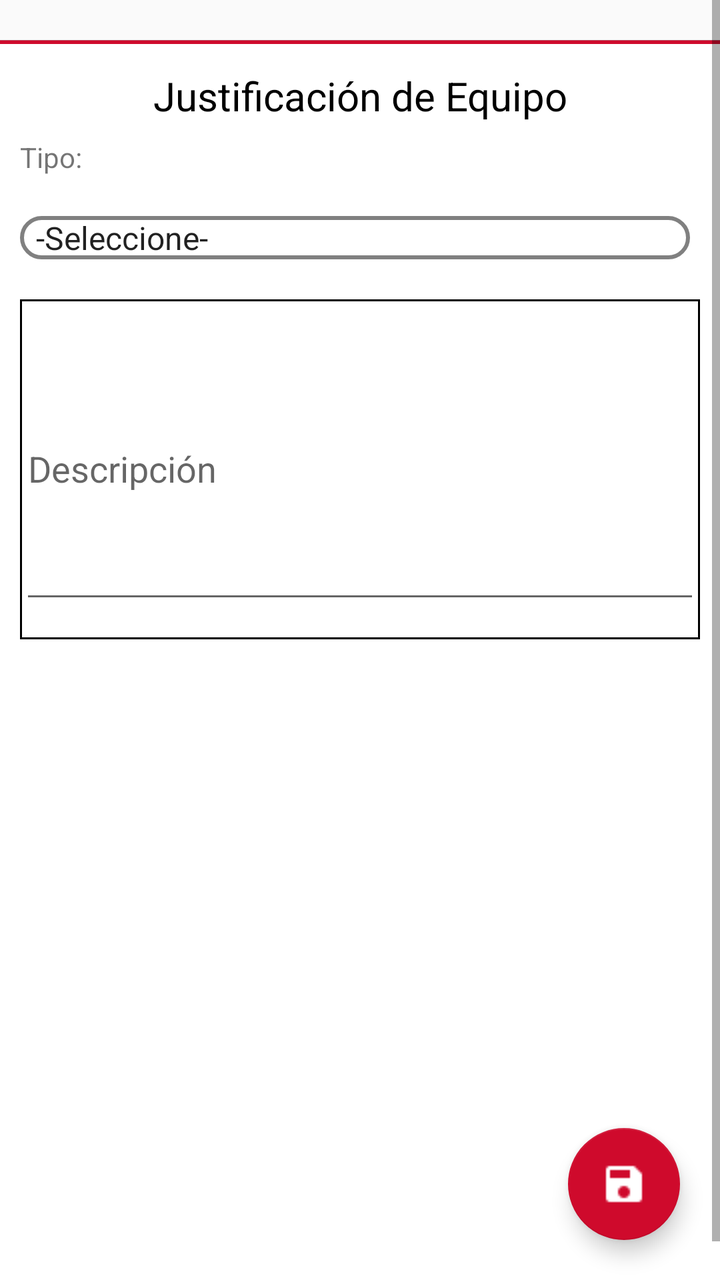
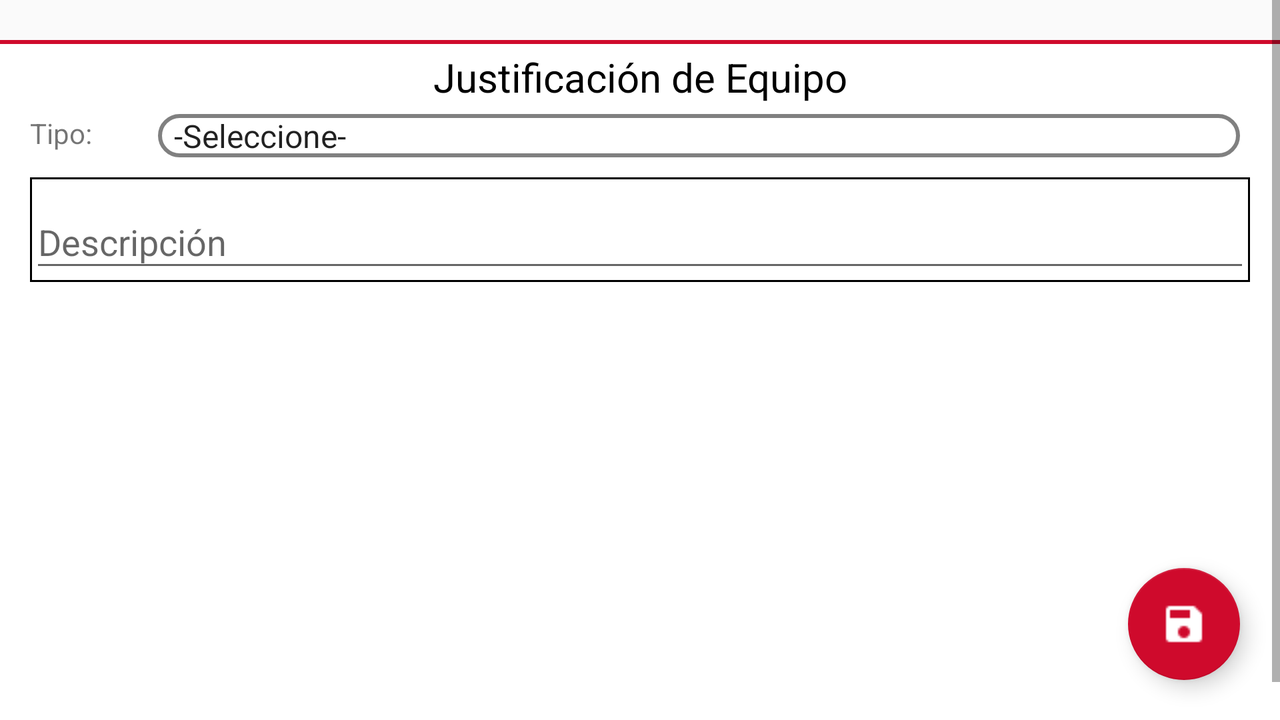

An Android layout and its configuration variant, each rendered on a device that would load it. The default file and the variant file are quoted in full after the pictures.
<!-- AndroidManifest.xml: application theme AppTheme -->
<!-- res/layout/activity_ca_justific.xml -->
<?xml version="1.0" encoding="utf-8"?>
<layout xmlns:android="http://schemas.android.com/apk/res/android"
    xmlns:app="http://schemas.android.com/apk/res-auto"
    android:id="@+id/container_excuse"
    xmlns:tools="http://schemas.android.com/tools">

<android.support.design.widget.CoordinatorLayout
    android:layout_width="match_parent"
    android:layout_height="match_parent">

    <ScrollView
        android:layout_width="match_parent"
        android:layout_height="match_parent"
        android:fillViewport = "true">

        <android.support.design.widget.CoordinatorLayout
            android:layout_width="match_parent"
            android:layout_height="wrap_content"
            android:layout_marginTop="20dp"
            android:background="@color/base_white">

                <View
                    android:layout_width="match_parent"
                    android:layout_height="2dp"
                    android:background="@color/colorPrimaryDark" />

                <TextView
                    android:id="@+id/textT12"
                    android:layout_width="match_parent"
                    android:layout_height="46dp"
                    android:layout_margin="5dp"
                    android:background="@color/base_white"
                    android:gravity="center"
                    android:text="@string/title_excuse"
                    android:textColor="@color/base_black"
                    android:textSize="@dimen/title2" />

                <View
                    android:layout_width="match_parent"
                    android:layout_height="0.3dp"
                    android:background="@color/light_gray_s" />

                <LinearLayout
                    android:layout_width="match_parent"
                    android:layout_height="match_parent"
                    android:layout_marginTop="2dp"
                    android:orientation="vertical">

                    <LinearLayout
                        android:layout_width="343dp"
                        android:layout_height="47dp"
                        android:layout_marginLeft="5dp"
                        android:weightSum="2">
                    </LinearLayout>

                        <TextView
                            android:id="@+id/spinnerEditTxt"
                            android:layout_width="64dp"
                            android:layout_height="wrap_content"
                            android:layout_marginLeft="10dp"
                            android:text="Tipo:" />

                    <android.support.design.widget.TextInputLayout
                        android:id="@+id/textLayoutSpinner"
                        android:layout_width="match_parent"
                        android:layout_height="wrap_content"
                        android:layout_marginLeft="10dp"
                        android:layout_marginRight="10dp"
                        android:layout_marginTop="20dp"
                        android:layout_gravity="center">
                        <Spinner
                            android:id="@+id/spinnerJustify"
                            android:layout_width="match_parent"
                            android:layout_height="wrap_content"
                            android:entries="@array/seleccione_array_sppiner"
                            android:layout_marginRight="5dp"
                            android:layout_weight="1"
                            android:background="@drawable/spinner_back"
                            android:spinnerMode="dropdown" />
                    </android.support.design.widget.TextInputLayout>

                    <LinearLayout
                        android:layout_width="match_parent"
                        android:layout_height="170dp"
                        android:layout_marginLeft="10dp"
                        android:layout_marginRight="10dp"
                        android:layout_marginTop="20dp"
                        android:background="@drawable/rectangle_dark_gray"
                        android:layout_gravity="center"
                        android:orientation="horizontal">

                        <android.support.design.widget.TextInputLayout
                            android:id="@+id/textLayoutObservacion"
                            android:layout_width="match_parent"
                            android:layout_height="wrap_content">

                            <android.support.design.widget.TextInputEditText
                                android:id="@+id/observationEditTxt"
                                android:layout_width="match_parent"
                                android:layout_height="146dp"
                                android:hint="@string/txt_description"
                                android:inputType="textMultiLine"
                                android:textColorHint="@color/base_red"
                                android:textColorLink="@color/base_red" />

                        </android.support.design.widget.TextInputLayout>
                    </LinearLayout>
                </LinearLayout>
        </android.support.design.widget.CoordinatorLayout>

    </ScrollView>

    <android.support.design.widget.FloatingActionButton
        android:id="@+id/fab"
        android:layout_width="wrap_content"
        android:layout_height="wrap_content"
        android:layout_gravity="bottom|end"
        android:src="@drawable/ic_save"
        android:layout_marginRight="20dp"
        android:layout_marginBottom="20dp"
        app:backgroundTint="?attr/colorPrimary"/>

    </android.support.design.widget.CoordinatorLayout>
</layout>
<!-- resources referenced by this layout -->
<resources>
  <string-array name="seleccione_array_sppiner">
          <item>-Seleccione-</item>
      </string-array>
  <color name="base_black">#000000</color>
  <color name="base_red">#cf0a2c</color>
  <color name="base_white">#ffffff</color>
  <color name="colorPrimaryDark">#cf0a2c</color>
  <color name="light_gray_s">#809c9c9c</color>
  <dimen name="title2">20sp</dimen>
  <!-- drawable ic_save: png bitmap (drawable, 487 bytes) -->
  <!-- drawable rectangle_dark_gray (drawable) -->
  <?xml version="1.0" encoding="utf-8"?>
  <shape
      xmlns:android="http://schemas.android.com/apk/res/android"
      android:shape="rectangle">
  
      <solid
          android:color="@color/base_white" >
      </solid>
  
      <stroke
          android:width="1dp"
          android:color="#000" >
      </stroke>
      
  
  
  </shape>
  <!-- drawable spinner_back (drawable) -->
  <?xml version="1.0" encoding="utf-8"?>
  <shape xmlns:android="http://schemas.android.com/apk/res/android"
      android:shape="rectangle">
  
      
      <solid android:color="@android:color/white" />
  
      
      <stroke
          android:width="2dp"
          android:color="@color/base_black_light_50" />
      <corners
          android:bottomLeftRadius="20dp"
          android:bottomRightRadius="20dp"
          android:topLeftRadius="20dp"
          android:topRightRadius="20dp" />
  
      
  
  </shape>
  <string name="title_excuse">Justificación de Equipo</string>
  <string name="txt_description">Descripción</string>
  <style name="AppTheme" parent="Theme.AppCompat.Light.NoActionBar">
          
          <item name="colorPrimary">@color/colorPrimary</item>
          <item name="colorPrimaryDark">@color/colorPrimaryDark</item>
          <item name="colorAccent">@color/colorAccent</item>
      </style>
  <color name="base_black_light_50">#808080</color>
  <color name="colorPrimary">#cf0a2c</color>
  <color name="colorAccent">#FF4081</color>
</resources>
<!-- res/layout-land/activity_ca_justific.xml (the repository's variant of the layout above) -->
<!-- drawn on the phone turned sideways -->
<?xml version="1.0" encoding="utf-8"?>
<layout xmlns:android="http://schemas.android.com/apk/res/android"
    xmlns:app="http://schemas.android.com/apk/res-auto"
    xmlns:tools="http://schemas.android.com/tools"
    android:id="@+id/container_excuse">

    <android.support.design.widget.CoordinatorLayout
        android:layout_width="match_parent"
        android:layout_height="match_parent">

        <ScrollView
            android:layout_width="match_parent"
            android:layout_height="match_parent"
            android:fillViewport="true">

            <android.support.design.widget.CoordinatorLayout
                android:layout_width="match_parent"
                android:layout_height="wrap_content"
                android:layout_marginTop="20dp"
                android:background="@color/base_white">

                    <View
                        android:layout_width="match_parent"
                        android:layout_height="2dp"
                        android:background="@color/colorPrimaryDark" />

                    <LinearLayout
                        android:layout_width="match_parent"
                        android:layout_height="match_parent"
                        android:orientation="vertical">


                            <TextView
                                android:id="@+id/textT12"
                                android:layout_width="match_parent"
                                android:layout_height="wrap_content"
                                android:layout_margin="5dp"
                                android:background="@color/base_white"
                                android:gravity="center"
                                android:text="@string/title_excuse"
                                android:textColor="@color/base_black"
                                android:textSize="@dimen/title2" />

                        <LinearLayout
                            android:layout_width="match_parent"
                            android:layout_height="wrap_content"
                            android:layout_marginLeft="15dp"
                            android:layout_marginRight="15dp"
                            android:layout_marginBottom="10dp"
                            android:orientation="horizontal">

                            <TextView
                                android:id="@+id/textView"
                                android:layout_width="64dp"
                                android:layout_height="wrap_content"
                                android:gravity="left"
                                android:text="Tipo:" />

                            <android.support.design.widget.TextInputLayout
                                android:id="@+id/textLayoutSpinner"
                                android:layout_width="match_parent"
                                android:layout_height="wrap_content">

                                <Spinner
                                    android:id="@+id/spinnerJustify"
                                    android:layout_width="match_parent"
                                    android:layout_height="wrap_content"
                                    android:layout_marginRight="5dp"
                                    android:layout_weight="1"
                                    android:background="@drawable/spinner_back"
                                    android:entries="@array/seleccione_array_sppiner"
                                    android:spinnerMode="dropdown" />
                            </android.support.design.widget.TextInputLayout>

                        </LinearLayout>
                        <LinearLayout
                            android:layout_width="match_parent"
                            android:layout_height="wrap_content"
                            android:layout_marginLeft="15dp"
                            android:layout_marginRight="15dp"
                            android:background="@drawable/rectangle_dark_gray"
                            android:orientation="horizontal">

                            <android.support.design.widget.TextInputLayout
                                android:id="@+id/textLayoutObservacion"
                                android:layout_width="match_parent"
                                android:layout_height="wrap_content">

                                <android.support.design.widget.TextInputEditText
                                    android:id="@+id/observationEditTxt"
                                    android:layout_width="match_parent"
                                    android:layout_height="match_parent"
                                    android:layout_marginTop="10dp"
                                    android:hint="@string/txt_description"
                                    android:inputType="textMultiLine"
                                    android:textColorHint="@color/base_red"
                                    android:textColorLink="@color/base_red" />

                            </android.support.design.widget.TextInputLayout>

                        </LinearLayout>

                    </LinearLayout>

            </android.support.design.widget.CoordinatorLayout>

        </ScrollView>

        <android.support.design.widget.FloatingActionButton
            android:id="@+id/fab"
            android:layout_width="wrap_content"
            android:layout_height="wrap_content"
            android:layout_gravity="bottom|end"
            android:layout_marginRight="20dp"
            android:layout_marginBottom="20dp"
            android:src="@drawable/ic_save"
            app:backgroundTint="?attr/colorPrimary" />

    </android.support.design.widget.CoordinatorLayout>
</layout>
<!-- resources referenced by the variant -->
<!-- as the phone turned sideways resolves them -->
<resources>
  <string-array name="seleccione_array_sppiner">
          <item>-Seleccione-</item>
      </string-array>
  <color name="base_black">#000000</color>
  <color name="base_red">#cf0a2c</color>
  <color name="base_white">#ffffff</color>
  <color name="colorPrimaryDark">#cf0a2c</color>
  <dimen name="title2">20sp</dimen>
  <!-- drawable ic_save: png bitmap (drawable, 487 bytes) -->
  <!-- drawable rectangle_dark_gray (drawable) -->
  <?xml version="1.0" encoding="utf-8"?>
  <shape
      xmlns:android="http://schemas.android.com/apk/res/android"
      android:shape="rectangle">
  
      <solid
          android:color="@color/base_white" >
      </solid>
  
      <stroke
          android:width="1dp"
          android:color="#000" >
      </stroke>
      
  
  
  </shape>
  <!-- drawable spinner_back (drawable) -->
  <?xml version="1.0" encoding="utf-8"?>
  <shape xmlns:android="http://schemas.android.com/apk/res/android"
      android:shape="rectangle">
  
      
      <solid android:color="@android:color/white" />
  
      
      <stroke
          android:width="2dp"
          android:color="@color/base_black_light_50" />
      <corners
          android:bottomLeftRadius="20dp"
          android:bottomRightRadius="20dp"
          android:topLeftRadius="20dp"
          android:topRightRadius="20dp" />
  
      
  
  </shape>
  <string name="title_excuse">Justificación de Equipo</string>
  <string name="txt_description">Descripción</string>
  <style name="AppTheme" parent="Theme.AppCompat.Light.NoActionBar">
          
          <item name="colorPrimary">@color/colorPrimary</item>
          <item name="colorPrimaryDark">@color/colorPrimaryDark</item>
          <item name="colorAccent">@color/colorAccent</item>
      </style>
  <color name="base_black_light_50">#808080</color>
  <color name="colorPrimary">#cf0a2c</color>
  <color name="colorAccent">#FF4081</color>
</resources>
